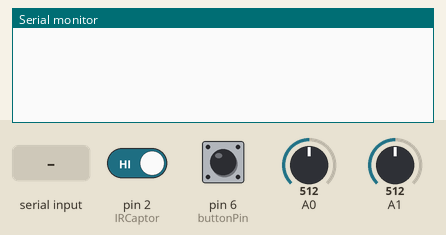
Simulated run of this sketch. Board: Arduino Uno, built with avr-gcc and run on an emulated ATmega328P. Shown: the last lines printed to the serial monitor. Inputs (shaded band) come from the test bench; at power-on: pin 2 (IRCaptor) HIGH, pin 6 (buttonPin) LOW, A0 = 512, A1 = 512.

Above: at 1.2 s.
1.3 s: pin 2 (IRCaptor) driven LOW
At 2.4 s:
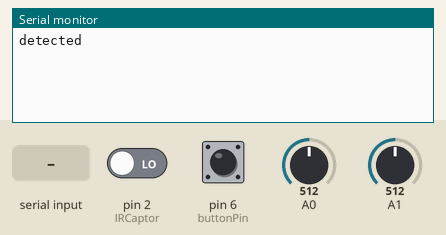
2.8 s: pin 6 (buttonPin) pulled HIGH for 0.15 s
At 4.1 s:
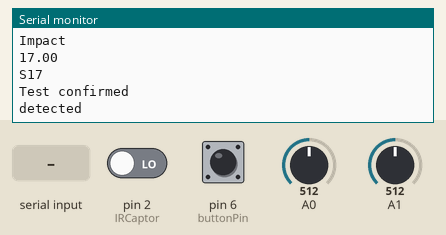
4.4 s: "90,45\n" received over the second serial link
At 6.1 s:
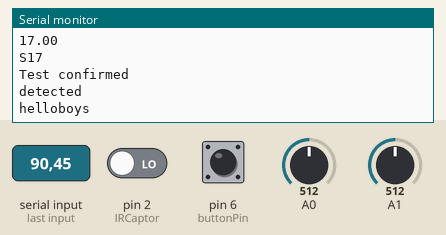
6.4 s: pin 6 (buttonPin) pulled HIGH for 1 s
At 8.1 s:
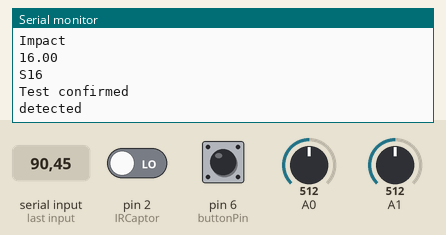
8.9 s: pin 6 (buttonPin) driven HIGH
At 10.0 s:
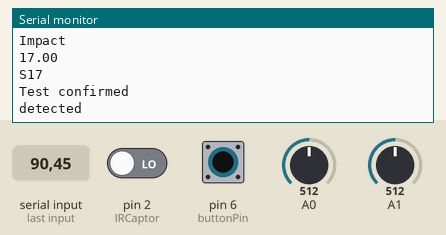
11.9 s: "30,150\n" received over the second serial link
Timing chart, 0 to 14.9 s (numbered marks = the images above; inputs shaded):
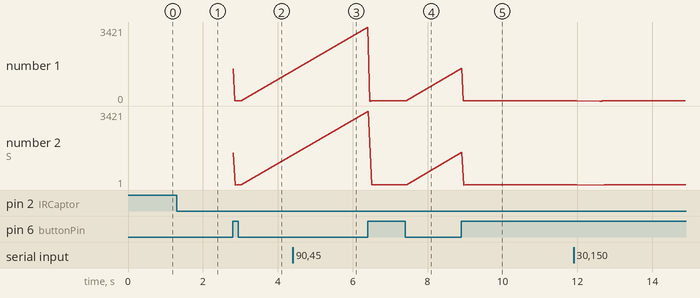

The sketch:

Comm_Elec-Arduino-BBB.ino
```cpp
#include <SoftwareSerial.h>
#include <Wire.h>

SoftwareSerial mySerial = SoftwareSerial(10,11);

// set pin numbers
const char IRCaptor = 2;
const int buttonPin = 6;

// initialisation variables
long passageTime;
long impactTime;
float deltaT = 0;
int buttonState = 0;
int departed = 0;
int voltageValue = 0;
int test = 0;
String confirmation = "";
int verif = 0;
float current;
float inputVoltage;

void setup()
{
  Serial.begin(9600);

  // uart configuration with BBB
  pinMode(10,INPUT);
  pinMode(11,OUTPUT);
  mySerial.begin(9600);

  // configuration of captors and transistors
  pinMode(IRCaptor, INPUT);
  pinMode(buttonPin, INPUT);

}

void loop()
{
  // BBB to arduino


  if(mySerial.available() > 0)
  {
    String storedData = "";
    // reading data into char array
    while(mySerial.available())
    {
     char inChar = mySerial.read();
     storedData += inChar;
    }
    voltageValue = storedData.toInt();
    delay(500);
    // changing verification status to now that a value has been read
    verif = 1;
    // only if voltage value chosen is high enough, activate relays
    if (voltageValue > 14){
      Serial.print("helloboys\n");
      digitalWrite(7, HIGH);
      delay(150);
      digitalWrite(7, LOW);
      confirmation = "launched";
    }
  }

  // to detect when the projectile has been launched
  if (digitalRead(IRCaptor) == LOW and departed == 0)
  {
    passageTime = millis();
    Serial.print("detected\n");
    departed = 1;
  }

  // read the state of the pushbutton value:
  buttonState = digitalRead(buttonPin);

  // check if the pushbutton is pressed.
  // thus projectile has reached target
  // if it is, the buttonState is HIGH:
  if (buttonState == HIGH && departed == 1) {
    Serial.print("Impact\n");

    impactTime = millis();
    // Time projectile to target = time(buttonPushed) - time(IRcaptor)
    deltaT = (impactTime - passageTime );
    Serial.print(deltaT);
    Serial.print("\n");
    departed = 0;
  }

  // sending of the speed of object and output
  if (deltaT != 0){
    int speed1 = deltaT;
    int voltageIn = (analogRead(A1)*(5.0/1023.0)*9.1314);
    int current = (analogRead(A0)*(5.0/1023.0)*2.241);
    String voltInS = String(voltageIn);
    String currentS = String(current);
    String speed1S = String(speed1);

    Serial.print("S" + speed1S);
    // sends data with 'char' to enable recognition of the data
    mySerial.println("S" + speed1S + "C" + currentS + "V" + voltInS);
    Serial.print("\n");
    Serial.print("Test confirmed\n");
    deltaT = 0;
    test = 5;
  }

  // sends status of the launching
  if (verif != 0){
    String conf = "not launched";
    if (confirmation != ""){
      conf = confirmation;
    }
    mySerial.println("l" + conf);
    verif = 0;
  }
}
```

Measured:
- after the input at 1.3 s, the serial monitor: prints a new line at once (image 1)
- after the input at 2.8 s, the serial monitor: prints a new line at once (image 2)
- after the input at 4.4 s, the serial monitor: prints a new line after 0.50 s (image 3)
- after the input at 6.4 s, the serial monitor: prints a new line at once (image 4)
- after the input at 8.9 s, the serial monitor: prints a new line at once (image 5)
- plotted number 1: 17 → 16 after the input at 6.4 s, 16 → 18 after the input at 8.9 s
- plotted number 2: 17 → 16 after the input at 6.4 s, 16 → 18 after the input at 8.9 s
